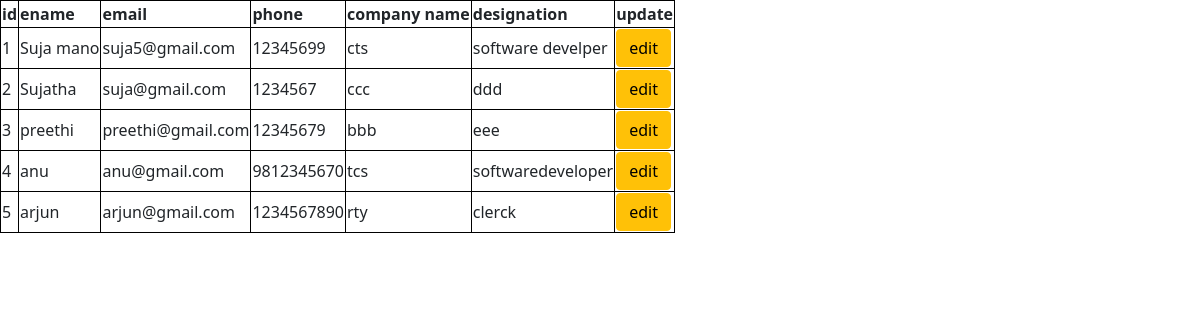
Page /djangoapp/displayy/ on the committed database.
### djangoapp/models.py (models this page shows)
class employee(models.Model):
    ename=models.CharField(max_length=50)
    eid=models.EmailField()
    phone=models.IntegerField()
    cname=models.CharField(max_length=100)
    des=models.CharField(max_length=50)

### djangoapp/views.py (the view)
# urls.py: path('displayy/',display_fun),
def display_fun(request):
    a=employee.objects.all()#[(1,arjun,ghj),(2,akhil,ghhj)]
    return render(request,'display.html',{'data':a})

### djangoapp/templates/display.html (shortened to what this page needs)
<!DOCTYPE html>
<html lang="en">
<head>
     <link href="https://cdn.jsdelivr.net/npm/bootstrap@5.0.2/dist/css/bootstrap.min.css"
          rel="stylesheet"
>
</head>
<body>
<table border="1">
    <tr>
        <th>id</th>
        <th>ename</th>
        <th>email</th>
        <th>phone</th>
        <th>company name</th>
        <th>designation</th>
        <th>update</th>
    </tr>
    {% for i in data%}
    <tr>
        <td>{{i.id}}</td>
        <td>{{i.ename}}</td>
        <td>{{i.eid}}</td>
        <td>{{i.phone}}</td>
        <td>{{i.cname}}</td>
        <td>{{i.des}}</td>
        <td><a href="http://127.0.0.1:8000/djangoapp/update_emp/{{i.id}}" class="btn btn-warning">edit</a></td>
    </tr>
    {% endfor %}
</table>
</body>
</html>

### djangoapp/templates/display.html (style rules this page uses)
td,th { border:1px solid black; }

### rows in the picture
employee: id "1", ename "Suja mano", eid "suja5@gmail.com", phone "12345699", cname "cts", des "software develper"
employee: id "2", ename "Sujatha", eid "suja@gmail.com", phone "1234567", cname "ccc", des "ddd"
employee: id "3", ename "preethi", eid "preethi@gmail.com", phone "12345679", cname "bbb", des "eee"
employee: id "4", ename "anu", eid "anu@gmail.com", phone "9812345670", cname "tcs", des "softwaredeveloper"
employee: id "5", ename "arjun", eid "arjun@gmail.com", phone "1234567890", cname "rty", des "clerck"
